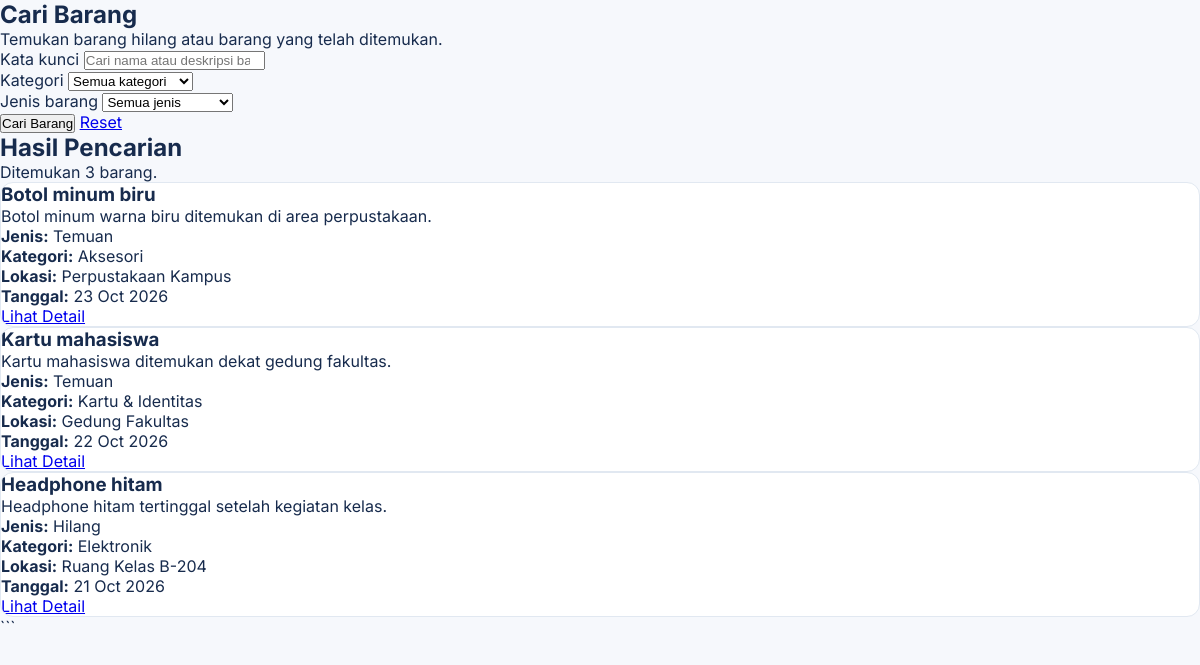
/cari-barang.php, run on the app's committed database.
### tables this page shows
CREATE TABLE IF NOT EXISTS items (
  id INT UNSIGNED AUTO_INCREMENT PRIMARY KEY,
  user_id INT UNSIGNED DEFAULT NULL,
  judul VARCHAR(150) NOT NULL,
  deskripsi TEXT DEFAULT NULL,
  kategori ENUM('Elektronik','Aksesori','Kartu & Identitas','Buku & Alat Tulis','Pakaian','Lainnya') NOT NULL DEFAULT 'Lainnya',
  tipe ENUM('hilang','temuan') NOT NULL DEFAULT 'temuan',
  lokasi VARCHAR(150) NOT NULL,
  tanggal_kejadian DATE DEFAULT NULL,
  foto VARCHAR(255) DEFAULT NULL,
  status ENUM('tersedia','proses_klaim','dikembalikan') NOT NULL DEFAULT 'tersedia',
  kontak VARCHAR(150) DEFAULT NULL,
  created_at TIMESTAMP DEFAULT CURRENT_TIMESTAMP,
  updated_at TIMESTAMP DEFAULT CURRENT_TIMESTAMP ON UPDATE CURRENT_TIMESTAMP,
  CONSTRAINT fk_items_user FOREIGN KEY (user_id) REFERENCES users(id) ON DELETE SET NULL,
  INDEX idx_items_tipe_status (tipe,status),
  INDEX idx_items_kategori (kategori),
  INDEX idx_items_tanggal (tanggal_kejadian)
);

### cari-barang.php (the view, shortened to what this page needs)
<?php
require_once __DIR__ . '/config/database.php';
$q = trim($_GET['q'] ?? '');
$items = [];
$errorMessage = '';
if (isset($pdo) && $pdo instanceof PDO) {
    try {
        $sql = "SELECT id, judul, deskripsi, kategori, tipe, lokasi,
                       tanggal_kejadian, foto, status
                FROM items
                WHERE status <> 'dikembalikan'";
        $params = [];
        $sql .= " ORDER BY created_at DESC LIMIT 100";
        $stmt = $pdo->prepare($sql);
        $stmt->execute($params);
        $items = $stmt->fetchAll();
    } catch (PDOException $e) {
        error_log('LostLink search error: ' . $e->getMessage());
        $errorMessage = 'Terjadi kesalahan saat mengambil data barang.';
    }
} else {
    $errorMessage = 'Koneksi database belum tersedia.';
}
function escapeSearch($value)
{
    return htmlspecialchars((string) ($value ?? ''), ENT_QUOTES, 'UTF-8');
}
function formatTanggalSearch($tanggal)
{
    $timestamp = strtotime($tanggal);
    return $timestamp ? date('d M Y', $timestamp) : '-';
}
?>
<!DOCTYPE html>
<html lang="id">
<head>
    <link rel="stylesheet" href="assets/css/style.css">
    <link rel="stylesheet" href="assets/css/landing.css">
</head>
<body>
<main>
    <section class="container">
        <h1>Cari Barang</h1>
        <p>Temukan barang hilang atau barang yang telah ditemukan.</p>
        <form action="cari-barang.php" method="GET">
            <div>
                <label for="q">Kata kunci</label>
                <input
                    type="search"
                    id="q"
                    name="q"
                    placeholder="Cari nama atau deskripsi barang..."
                    value="<?= escapeSearch($q) ?>"
                >
            </div>
            <div>
                <label for="kategori">Kategori</label>
                <select id="kategori" name="kategori">
                    <option value="">Semua kategori</option>
                </select>
            </div>
            <div>
                <label for="tipe">Jenis barang</label>
                <select id="tipe" name="tipe">
                    <option value="">Semua jenis</option>
                </select>
            </div>
            <button type="submit">Cari Barang</button>
            <a href="cari-barang.php">Reset</a>
        </form>
    </section>
    <section class="container">
        <h2>Hasil Pencarian</h2>
        <?php if ($errorMessage !== ''): ?>
            <p><?= escapeSearch($errorMessage) ?></p>
        <?php elseif (!$items): ?>
            <p>Belum ada barang yang sesuai dengan pencarian.</p>
        <?php else: ?>
            <p>Ditemukan <?= count($items) ?> barang.</p>
            <div class="items-grid">
                <?php foreach ($items as $item): ?>
                    <article class="item-card">
                        <div class="item-card-content">
                            <h3><?= escapeSearch($item['judul']) ?></h3>
                            <p>
                                <?= escapeSearch($item['deskripsi'] ?: 'Tidak ada deskripsi.') ?>
                            </p>
                            <p>
                                <strong>Jenis:</strong>
                                <?= escapeSearch(ucfirst($item['tipe'])) ?>
                            </p>
                            <p>
                                <strong>Kategori:</strong>
                                <?= escapeSearch($item['kategori']) ?>
                            </p>
                            <p>
                                <strong>Lokasi:</strong>
                                <?= escapeSearch($item['lokasi'] ?: '-') ?>
                            </p>
                            <p>
                                <strong>Tanggal:</strong>
                                <?= escapeSearch(formatTanggalSearch($item['tanggal_kejadian'])) ?>
                            </p>
                            <a href="detail-barang.php?id=<?= (int) $item['id'] ?>">
                                Lihat Detail
                            </a>
                        </div>
                    </article>
                <?php endforeach; ?>
            </div>
        <?php endif; ?>
    </section>
</main>
</body>
</html>

### assets/css/style.css (style rules this page uses)
:root { --primary: #3478F6; --dark-blue: #173B70; --text: #172B4D; --muted: #66758C; --border: #DCE3ED; --background: #F6F8FC; }
* { box-sizing: border-box; margin: 0; padding: 0; }
body { font-family: 'Inter', sans-serif; color: var(--text); background: var(--background); min-height: 100vh; }

### assets/css/landing.css (style rules this page uses)
:root { --ll-blue:#3478f6;--ll-navy:#173b70;--ll-ink:#172b4d;--ll-muted:#697891;--ll-line:#e1e8f1;--ll-pale:#f4f7fc }
.item-card { border:1px solid var(--ll-line);border-radius:13px;overflow:hidden;background:#fff;transition:transform .2s,box-shadow .2s }

### data on the page
items: judul "Botol minum biru", deskripsi "Botol minum warna biru ditemukan di area perpustakaan.", tipe "Temuan", kategori "Aksesori", lokasi "Perpustakaan Kampus", tanggal_kejadian "23 Oct 2026"
items: judul "Kartu mahasiswa", deskripsi "Kartu mahasiswa ditemukan dekat gedung fakultas.", tipe "Temuan", kategori "Kartu & Identitas", lokasi "Gedung Fakultas", tanggal_kejadian "22 Oct 2026"
items: judul "Headphone hitam", deskripsi "Headphone hitam tertinggal setelah kegiatan kelas.", tipe "Hilang", kategori "Elektronik", lokasi "Ruang Kelas B-204", tanggal_kejadian "21 Oct 2026"

### other printed values
count($items) "3"
